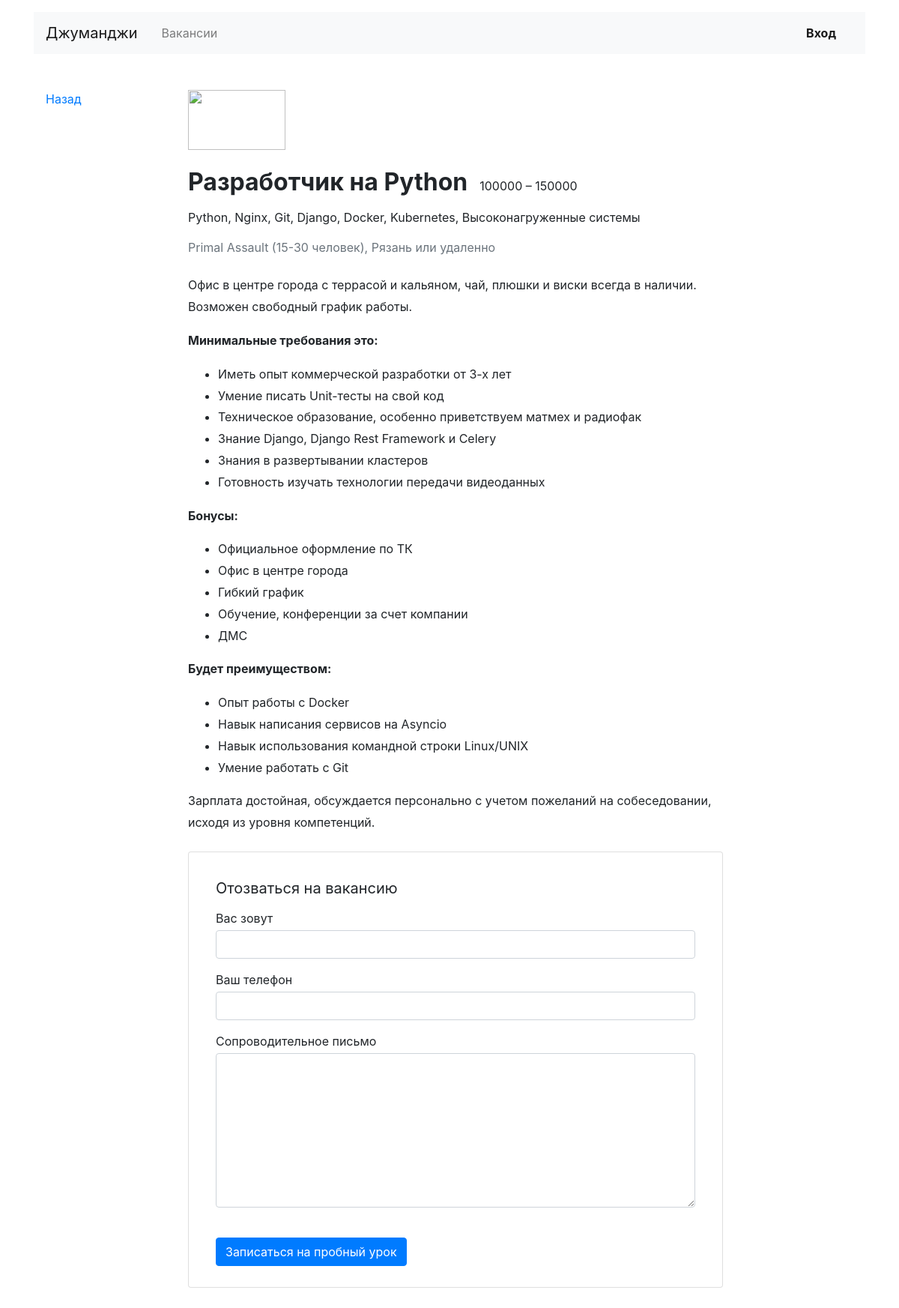
The page /vacancies/1/ on the database its author committed.
### vacancies/models.py (models this page shows)
class Vacancy(models.Model):
    title = models.CharField(max_length=300)
    skills = models.CharField(max_length=1200)
    description = models.CharField(max_length=3000)
    salary_min = models.IntegerField()
    salary_max = models.IntegerField()
    published_at = models.DateTimeField(auto_now_add=True)
    specialty = models.ForeignKey(Specialty, on_delete=models.CASCADE, null=True, blank=True, related_name='vacancies')
    company = models.ForeignKey(Company, on_delete=models.CASCADE, null=True, blank=True, related_name='vacancies')
    def __str__(self):
        return f'{self.title}'

### vacancies/views.py (the view)
# urls.py: path('vacancies/<int:vacancy_id>/', vacancy_view),
def vacancy_view(request, vacancy_id):
    try:
        vacancy_data = Vacancy.objects.get(id=vacancy_id)
        print(vacancy_data)
        context = {
            'vacancy': vacancy_data
        }
    except KeyError:
        raise Http404(f"Компания с id {vacancy_id} не найдена")
    return render(request, 'vacancies/vacancy.html', context=context)

### vacancies/templates/vacancies/vacancy.html (shortened to what this page needs)
{% extends 'base.html' %}
{% block content %}
  <main class="container mt-3 pb-5">
    <div class="row mt-5">
      <div class="col-12 col-lg-2">
        <div class="pl-3 mb-5">
          <p><a href="{{ request.META.HTTP_REFERER }}">Назад</a></p>
        </div>
      </div>
      <div class="col-12 col-lg-8">
        <section class="pl-3">
          <a href="#"><img src="https://place-hold.it/130x80" width="130" height="80" alt=""></a>
          <div class="d-flex align-items-baseline align-content-baseline">
            <h1 class="h2 mt-4 font-weight-bold" >{{ vacancy.title }}</h1>
            <p class="m-0 pl-3">{{ vacancy.salary_min }} – {{ vacancy.salary_max }}</p>
          </div>
          <p class="mt-2">{{ vacancy.skills }}</p>
          <p class="text-muted mb-4">Primal Assault (15-30 человек), Рязань или удаленно</p>
          <div style="line-height: 1.8;">
              {{ vacancy.description|safe }}
          </div>
          <form action="/echo" class="card mt-4 mb-3" enctype="multipart/form-data">
            <div class="card-body mx-3">
              <p class="h5 mt-3 font-weight-normal">Отозваться на вакансию</p>
              <div class="form-group">
                <label class="mb-1 mt-2" for="userName">Вас зовут</label>
                <input class="form-control" type="text" placeholder="" id="userName">
              </div>
              <div class="form-group">
                <label class="mb-1" for="userPhone">Ваш телефон</label>
                <input class="form-control" type="tel" placeholder="" id="userPhone">
              </div>
              <div class="form-group">
                <label class="mb-1" for="userMsg" >Сопроводительное письмо</label>
                <textarea class="form-control" rows="8" id="userMsg"></textarea>
              </div>
              <input type="submit" class="btn btn-primary mt-4 mb-2" value="Записаться на пробный урок">
            </div>
          </form>
        </section>
      </div>
    </div>
  </main>
{% endblock content %}

### rows shown on the page
Vacancy: title "Разработчик на Python", salary_min "100000", salary_max "150000", skills "Python, Nginx, Git, Django, Docker, Kubernetes, Высоконагруженные системы", description "Офис в центре города с террасой и кальяном, чай, плюшки и виски всегда в наличии. Возможен свободный график работы. Минимальные требования это: Иметь опыт коммерческой разработки от 3-х лет Умение писать Unit-тесты на свой код Техническое образование, особенно приветствуем матмех и радиофак Знание Django, Django Rest Framework и Celery Знания в развертывании кластеров Готовность изучать технологии передачи видеоданных Бонусы: Официальное оформление по ТК Офис в центре города Гибкий график Обучение, конференции за счет компании ДМС Будет преимуществом: Опыт работы с Docker Навык написания сервисов на Asyncio Навык использования командной строки Linux/UNIX Умение работать с Git Зарплата…"
